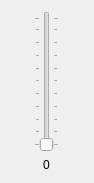
<?xml version="1.0" encoding="UTF-8"?>
<ui version="4.0">
 <class>VoiceVolumeSettingWidget</class>
 <widget class="QWidget" name="VoiceVolumeSettingWidget">
  <property name="geometry">
   <rect>
    <x>0</x>
    <y>0</y>
    <width>94</width>
    <height>183</height>
   </rect>
  </property>
  <property name="sizePolicy">
   <sizepolicy hsizetype="Fixed" vsizetype="Fixed">
    <horstretch>0</horstretch>
    <verstretch>0</verstretch>
   </sizepolicy>
  </property>
  <property name="windowTitle">
   <string>音量设置</string>
  </property>
  <layout class="QGridLayout" name="gridLayout">
   <item row="0" column="0">
    <widget class="QSlider" name="voiceSlider">
     <property name="orientation">
      <enum>Qt::Vertical</enum>
     </property>
     <property name="invertedAppearance">
      <bool>false</bool>
     </property>
     <property name="invertedControls">
      <bool>false</bool>
     </property>
     <property name="tickPosition">
      <enum>QSlider::TicksBothSides</enum>
     </property>
     <property name="tickInterval">
      <number>0</number>
     </property>
    </widget>
   </item>
   <item row="1" column="0">
    <widget class="QLabel" name="voiceLabel">
     <property name="text">
      <string>0</string>
     </property>
     <property name="alignment">
      <set>Qt::AlignCenter</set>
     </property>
    </widget>
   </item>
  </layout>
 </widget>
 <layoutdefault spacing="6" margin="11"/>
 <resources/>
 <connections/>
</ui>
